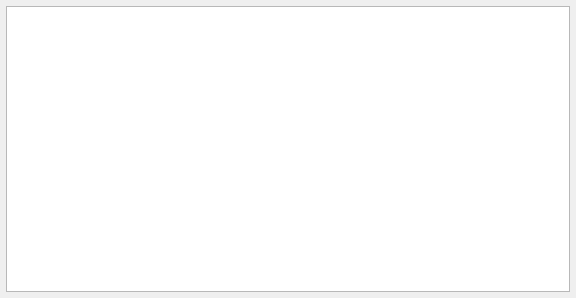
<?xml version="1.0" encoding="UTF-8"?>
<ui version="4.0">
 <class>ErrorWindow</class>
 <widget class="QWidget" name="ErrorWindow">
  <property name="geometry">
   <rect>
    <x>0</x>
    <y>0</y>
    <width>576</width>
    <height>298</height>
   </rect>
  </property>
  <property name="windowTitle">
   <string>错误信息</string>
  </property>
  <layout class="QGridLayout" name="gridLayout">
   <property name="leftMargin">
    <number>6</number>
   </property>
   <property name="topMargin">
    <number>6</number>
   </property>
   <property name="rightMargin">
    <number>6</number>
   </property>
   <property name="bottomMargin">
    <number>6</number>
   </property>
   <property name="spacing">
    <number>5</number>
   </property>
   <item row="0" column="0">
    <widget class="QTextEdit" name="textEdit">
     <property name="undoRedoEnabled">
      <bool>false</bool>
     </property>
     <property name="lineWrapMode">
      <enum>QTextEdit::NoWrap</enum>
     </property>
     <property name="readOnly">
      <bool>true</bool>
     </property>
    </widget>
   </item>
  </layout>
 </widget>
 <resources/>
 <connections/>
</ui>
